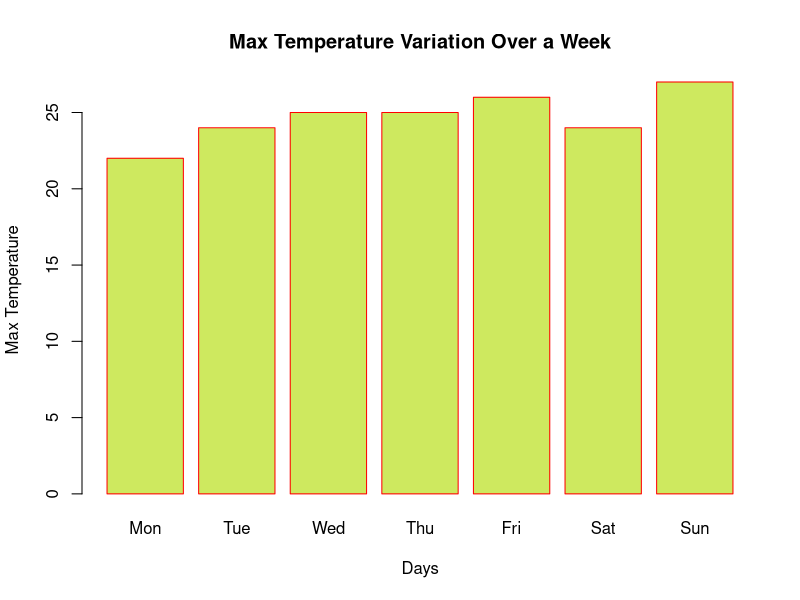

Write R code to recreate this figure.
## ---- chunk 1

max.temp <- c(22, 24, 25, 25, 26, 24, 27)
# min.temp <- c(18, 18, 19, 18, 20, 22, 23)

# Below is just basic - keep it commented once understood - we will use the detail one
# barplot(max.temp)

# Below is the detail one - use it and keep this as uncommented
barplot(max.temp, main = "Max Temperature Variation Over a Week", xlab = "Days", ylab = "Max Temperature", names.arg = c("Mon", "Tue", "Wed", "Thu","Fri", "Sat", "Sun"), col = "#CEE95F", border = "red")

# Provide a name to the chart and save the file as image
#png("temp_chart.png")


## ---- chunk 2

# Test the missing value



## ---- chunk 3



